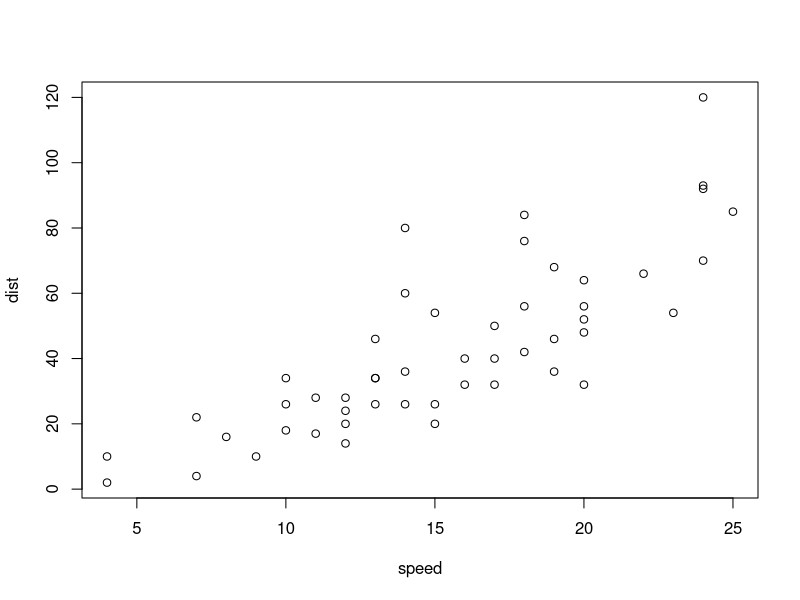
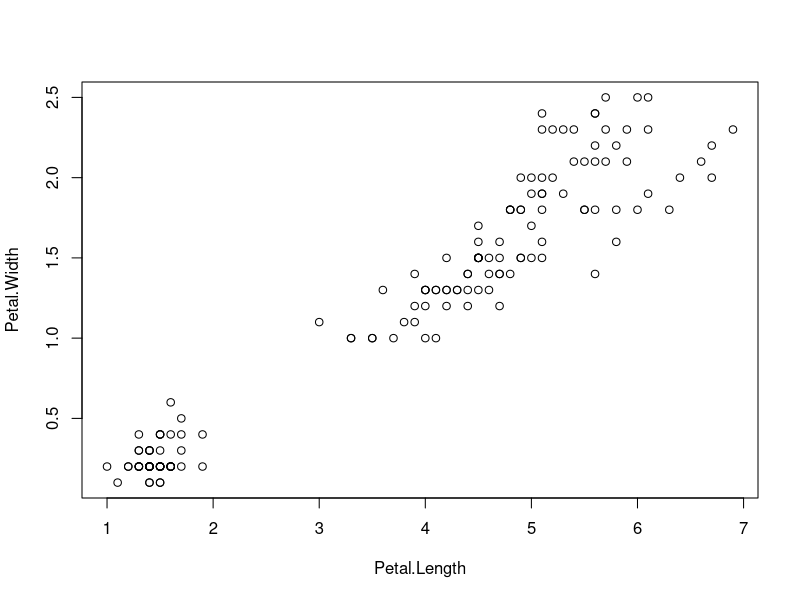

Write R code to recreate these figures, in order.
## ----GlobalOptions-------------------------------------------------------
options(knitr.duplicate.label = 'allow')


## ----setup---------------------------------------------------------------
  
  library("tidyverse")
  library("bookdown")
  library("kableExtra")



## ----chunk1, fig.cap = "Figure 1 caption"--------------------------------

  plot(cars[,1:2])



## ----chunk2, fig.cap = "Figure 2 caption"--------------------------------

  plot(iris[,3:4])



## ----chunk3--------------------------------------------------------------
  iris %>%
    dplyr::mutate(Species = if_else(Species == "setosa"
                                    , paste0("\\*","_",Species,"_")
                                    , as.character(Species)
                                    )
                  ) %>%
    kable(caption = "Ecosystem description: floristics"
          , format = "markdown"
          , booktabs = TRUE
          )



## ----code, code = readLines(knitr::purl(knitr::current_input(),documentation=1,quiet=T)), echo = TRUE, eval=FALSE----
## 
## # Need to include options(knitr.duplicate.label = "allow") prior to knitting.
## 
## # From https://github.com/yihui/knitr/issues/332
## 
